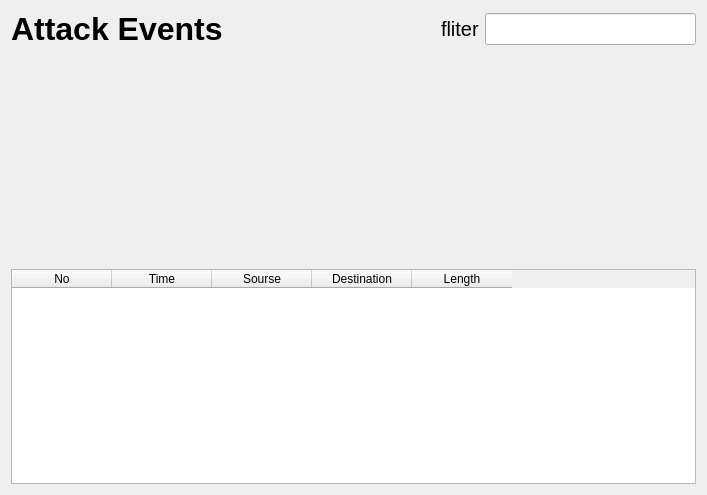
<?xml version="1.0" encoding="UTF-8"?>
<ui version="4.0">
 <class>Form</class>
 <widget class="QWidget" name="Form">
  <property name="geometry">
   <rect>
    <x>0</x>
    <y>0</y>
    <width>707</width>
    <height>495</height>
   </rect>
  </property>
  <property name="windowTitle">
   <string>Form</string>
  </property>
  <layout class="QGridLayout" name="gridLayout">
   <item row="0" column="0">
    <layout class="QVBoxLayout" name="verticalLayout">
     <item>
      <layout class="QHBoxLayout" name="horizontalLayout">
       <item>
        <widget class="QLabel" name="label">
         <property name="font">
          <font>
           <family>Arial</family>
           <pointsize>24</pointsize>
           <weight>75</weight>
           <bold>true</bold>
          </font>
         </property>
         <property name="text">
          <string>Attack Events</string>
         </property>
        </widget>
       </item>
       <item>
        <spacer name="horizontalSpacer">
         <property name="orientation">
          <enum>Qt::Horizontal</enum>
         </property>
         <property name="sizeHint" stdset="0">
          <size>
           <width>40</width>
           <height>20</height>
          </size>
         </property>
        </spacer>
       </item>
       <item>
        <widget class="QLabel" name="label_2">
         <property name="font">
          <font>
           <pointsize>15</pointsize>
          </font>
         </property>
         <property name="text">
          <string>fliter</string>
         </property>
        </widget>
       </item>
       <item>
        <widget class="LineEdit" name="lineEdit">
         <property name="font">
          <font>
           <pointsize>15</pointsize>
          </font>
         </property>
        </widget>
       </item>
      </layout>
     </item>
     <item>
      <spacer name="verticalSpacer">
       <property name="orientation">
        <enum>Qt::Vertical</enum>
       </property>
       <property name="sizeHint" stdset="0">
        <size>
         <width>20</width>
         <height>40</height>
        </size>
       </property>
      </spacer>
     </item>
     <item>
      <widget class="TableWidget" name="data">
       <attribute name="verticalHeaderStretchLastSection">
        <bool>true</bool>
       </attribute>
       <column>
        <property name="text">
         <string>No</string>
        </property>
       </column>
       <column>
        <property name="text">
         <string>Time</string>
        </property>
       </column>
       <column>
        <property name="text">
         <string>Sourse</string>
        </property>
       </column>
       <column>
        <property name="text">
         <string>Destination</string>
        </property>
       </column>
       <column>
        <property name="text">
         <string>Length</string>
        </property>
       </column>
      </widget>
     </item>
    </layout>
   </item>
  </layout>
 </widget>
 <customwidgets>
  <customwidget>
   <class>TableWidget</class>
   <extends>QTableWidget</extends>
   <header>qfluentwidgets</header>
  </customwidget>
  <customwidget>
   <class>LineEdit</class>
   <extends>QLineEdit</extends>
   <header>qfluentwidgets</header>
  </customwidget>
 </customwidgets>
 <resources/>
 <connections/>
</ui>
